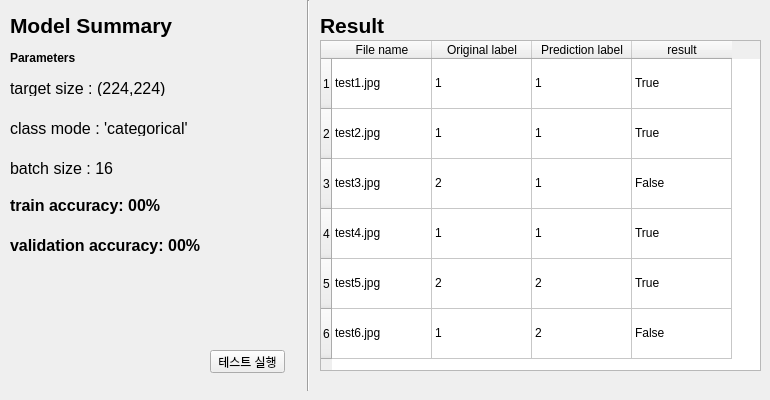
    <widget class="QWidget" name="widget">
     <attribute name="title">
      <string>Google Net   x</string>
     </attribute>
     <widget class="QLabel" name="label_12">
      <property name="geometry">
       <rect>
        <x>10</x>
        <y>190</y>
        <width>171</width>
        <height>31</height>
       </rect>
      </property>
      <property name="font">
       <font>
        <pointsize>12</pointsize>
        <weight>75</weight>
        <bold>true</bold>
       </font>
      </property>
      <property name="text">
       <string>train accuracy: 00%</string>
      </property>
     </widget>
     <widget class="QLabel" name="label_13">
      <property name="geometry">
       <rect>
        <x>10</x>
        <y>230</y>
        <width>221</width>
        <height>31</height>
       </rect>
      </property>
      <property name="font">
       <font>
        <pointsize>12</pointsize>
        <weight>75</weight>
        <bold>true</bold>
       </font>
      </property>
      <property name="text">
       <string>validation accuracy: 00%</string>
      </property>
     </widget>
     <widget class="Line" name="line_10">
      <property name="geometry">
       <rect>
        <x>300</x>
        <y>0</y>
        <width>16</width>
        <height>391</height>
       </rect>
      </property>
      <property name="orientation">
       <enum>Qt::Vertical</enum>
      </property>
     </widget>
     <widget class="QLabel" name="label_15">
      <property name="geometry">
       <rect>
        <x>10</x>
        <y>160</y>
        <width>161</width>
        <height>16</height>
       </rect>
      </property>
      <property name="font">
       <font>
        <pointsize>12</pointsize>
       </font>
      </property>
      <property name="text">
       <string>batch size : 16</string>
      </property>
     </widget>
     <widget class="QLabel" name="label_14">
      <property name="geometry">
       <rect>
        <x>10</x>
        <y>120</y>
        <width>191</width>
        <height>16</height>
       </rect>
      </property>
      <property name="font">
       <font>
        <pointsize>12</pointsize>
       </font>
      </property>
      <property name="text">
       <string>class mode : 'categorical'</string>
      </property>
     </widget>
     <widget class="QLabel" name="label_25">
      <property name="geometry">
       <rect>
        <x>10</x>
        <y>80</y>
        <width>171</width>
        <height>16</height>
       </rect>
      </property>
      <property name="font">
       <font>
        <pointsize>12</pointsize>
       </font>
      </property>
      <property name="text">
       <string>target size : (224,224)</string>
      </property>
     </widget>
     <widget class="QLabel" name="label_26">
      <property name="geometry">
       <rect>
        <x>10</x>
        <y>10</y>
        <width>181</width>
        <height>31</height>
       </rect>
      </property>
      <property name="font">
       <font>
        <weight>75</weight>
        <bold>true</bold>
       </font>
      </property>
      <property name="text">
       <string>&lt;html&gt;&lt;head/&gt;&lt;body&gt;&lt;p&gt;&lt;span style=&quot; font-size:16pt;&quot;&gt;Model Summary&lt;/span&gt;&lt;/p&gt;&lt;/body&gt;&lt;/html&gt;</string>
      </property>
     </widget>
     <widget class="QLabel" name="label_32">
      <property name="geometry">
       <rect>
        <x>10</x>
        <y>50</y>
        <width>81</width>
        <height>16</height>
       </rect>
      </property>
      <property name="font">
       <font>
        <weight>75</weight>
        <bold>true</bold>
       </font>
      </property>
      <property name="text">
       <string>Parameters</string>
      </property>
     </widget>
     <widget class="QPushButton" name="pushButton_4">
      <property name="geometry">
       <rect>
        <x>210</x>
        <y>350</y>
        <width>75</width>
        <height>23</height>
       </rect>
      </property>
      <property name="text">
       <string>테스트 실행</string>
      </property>
     </widget>
     <widget class="QLabel" name="label_33">
      <property name="geometry">
       <rect>
        <x>320</x>
        <y>10</y>
        <width>181</width>
        <height>31</height>
       </rect>
      </property>
      <property name="font">
       <font>
        <weight>75</weight>
        <bold>true</bold>
       </font>
      </property>
      <property name="text">
       <string>&lt;html&gt;&lt;head/&gt;&lt;body&gt;&lt;p&gt;&lt;span style=&quot; font-size:16pt;&quot;&gt;Result&lt;/span&gt;&lt;/p&gt;&lt;/body&gt;&lt;/html&gt;</string>
      </property>
     </widget>
     <widget class="QTableWidget" name="tableWidget">
      <property name="geometry">
       <rect>
        <x>320</x>
        <y>40</y>
        <width>441</width>
        <height>331</height>
       </rect>
      </property>
      <attribute name="horizontalHeaderDefaultSectionSize">
       <number>100</number>
      </attribute>
      <attribute name="verticalHeaderDefaultSectionSize">
       <number>50</number>
      </attribute>
      <row>
       <property name="text">
        <string>1</string>
       </property>
      </row>
      <row>
       <property name="text">
        <string>2</string>
       </property>
      </row>
      <row>
       <property name="text">
        <string>3</string>
       </property>
      </row>
      <row>
       <property name="text">
        <string>4</string>
       </property>
      </row>
      <row>
       <property name="text">
        <string>5</string>
       </property>
      </row>
      <row>
       <property name="text">
        <string>6</string>
       </property>
      </row>
      <column>
       <property name="text">
        <string>File name</string>
       </property>
      </column>
      <column>
       <property name="text">
        <string>Original label</string>
       </property>
      </column>
      <column>
       <property name="text">
        <string>Prediction label</string>
       </property>
      </column>
      <column>
       <property name="text">
        <string>result</string>
       </property>
      </column>
      <item row="0" column="0">
       <property name="text">
        <string>test1.jpg</string>
       </property>
      </item>
      <item row="0" column="1">
       <property name="text">
        <string>1</string>
       </property>
      </item>
      <item row="0" column="2">
       <property name="text">
        <string>1</string>
       </property>
      </item>
      <item row="0" column="3">
       <property name="text">
        <string>True</string>
       </property>
      </item>
      <item row="1" column="0">
       <property name="text">
        <string>test2.jpg</string>
       </property>
      </item>
      <item row="1" column="1">
       <property name="text">
        <string>1</string>
       </property>
      </item>
      <item row="1" column="2">
       <property name="text">
        <string>1</string>
       </property>
      </item>
      <item row="1" column="3">
       <property name="text">
        <string>True</string>
       </property>
      </item>
      <item row="2" column="0">
       <property name="text">
        <string>test3.jpg</string>
       </property>
      </item>
      <item row="2" column="1">
       <property name="text">
        <string>2</string>
       </property>
      </item>
      <item row="2" column="2">
       <property name="text">
        <string>1</string>
       </property>
      </item>
      <item row="2" column="3">
       <property name="text">
        <string>False</string>
       </property>
      </item>
      <item row="3" column="0">
       <property name="text">
        <string>test4.jpg</string>
       </property>
      </item>
      <item row="3" column="1">
       <property name="text">
        <string>1</string>
       </property>
      </item>
      <item row="3" column="2">
       <property name="text">
        <string>1</string>
       </property>
      </item>
      <item row="3" column="3">
       <property name="text">
        <string>True</string>
       </property>
      </item>
      <item row="4" column="0">
       <property name="text">
        <string>test5.jpg</string>
       </property>
      </item>
      <item row="4" column="1">
       <property name="text">
        <string>2</string>
       </property>
      </item>
      <item row="4" column="2">
       <property name="text">
        <string>2</string>
       </property>
      </item>
      <item row="4" column="3">
       <property name="text">
        <string>True</string>
       </property>
      </item>
      <item row="5" column="0">
       <property name="text">
        <string>test6.jpg</string>
       </property>
      </item>
      <item row="5" column="1">
       <property name="text">
        <string>1</string>
       </property>
      </item>
      <item row="5" column="2">
       <property name="text">
        <string>2</string>
       </property>
      </item>
      <item row="5" column="3">
       <property name="text">
        <string>False</string>
       </property>
      </item>
     </widget>
    </widget>
